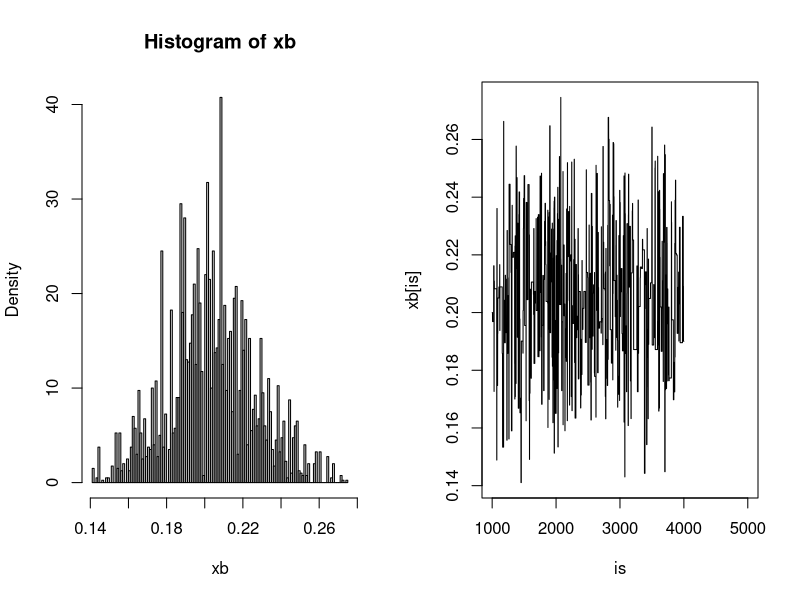

Recreate this plot in R.
b = 0.2
b.lim = c(0, 0.5)
days = 250
secs = 1:5
m = 5000
burn = 1000
ws = c((1)/4)

rw.b = function (w) {
  x = numeric(m)
  
  y.from.b = function (b) {
    return(c(1/3, (1-b)/3, (1-2*b)/3, 2*b/3, b/3))
  }
  
  ps = y.from.b(b)
  
  i = sample(secs, size = days, prob = ps, replace = TRUE)
  win = tabulate(i)
  
  prob = function (x, win) {
    if (x < b.lim[1] || x > b.lim[2]) {
      return(0)
    }
    return(prod(y.from.b(x)^win))
  }
  
  u = runif(m)
  v = runif(m, -w, w)
  x[1] = w
  for (i in 2:m) {
    xt = x[i-1]
    y = xt + v[i]
    if (u[i] <= prob(y, win)/prob(xt, win)) {
      x[i] = y
    } else {
      x[i] = xt
    }
  }
  
  return(x)
}

xbs = lapply(ws, function(w) rw.b(w))
par(mfrow = c(length(ws), 2))
is = (burn+1):m
for (i in 1:length(ws)) {
  xb = xbs[[i]]
  xb = xb[is]
  xb.seq = seq(min(xb), max(xb), 0.05)
  hist(xb, breaks = 100, probability = TRUE)
  plot(is, xb[is], type="l")
}